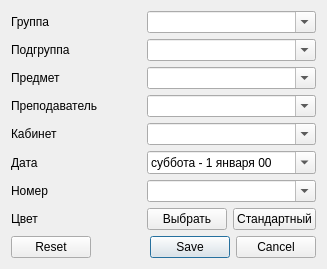
<?xml version="1.0" encoding="UTF-8"?>
<ui version="4.0">
 <class>EditStudyDialog</class>
 <widget class="QDialog" name="EditStudyDialog">
  <property name="geometry">
   <rect>
    <x>0</x>
    <y>0</y>
    <width>327</width>
    <height>248</height>
   </rect>
  </property>
  <property name="windowTitle">
   <string>Редактирование занятия</string>
  </property>
  <property name="locale">
   <locale language="Russian" country="RussianFederation"/>
  </property>
  <layout class="QGridLayout" name="gridLayout_2">
   <item row="0" column="0">
    <layout class="QVBoxLayout" name="verticalLayout">
     <item>
      <layout class="QGridLayout" name="gridLayout">
       <item row="8" column="0">
        <widget class="QLabel" name="label_8">
         <property name="text">
          <string>Цвет</string>
         </property>
        </widget>
       </item>
       <item row="4" column="2">
        <widget class="QComboBox" name="lecturerComboBox">
         <property name="editable">
          <bool>true</bool>
         </property>
         <property name="insertPolicy">
          <enum>QComboBox::NoInsert</enum>
         </property>
         <property name="sizeAdjustPolicy">
          <enum>QComboBox::AdjustToMinimumContentsLength</enum>
         </property>
        </widget>
       </item>
       <item row="1" column="0">
        <widget class="QLabel" name="label">
         <property name="text">
          <string>Группа</string>
         </property>
        </widget>
       </item>
       <item row="5" column="2">
        <widget class="QComboBox" name="cabinetComboBox">
         <property name="editable">
          <bool>true</bool>
         </property>
         <property name="insertPolicy">
          <enum>QComboBox::NoInsert</enum>
         </property>
         <property name="sizeAdjustPolicy">
          <enum>QComboBox::AdjustToMinimumContentsLength</enum>
         </property>
        </widget>
       </item>
       <item row="3" column="2">
        <widget class="QComboBox" name="subjectComboBox">
         <property name="editable">
          <bool>true</bool>
         </property>
         <property name="insertPolicy">
          <enum>QComboBox::NoInsert</enum>
         </property>
         <property name="sizeAdjustPolicy">
          <enum>QComboBox::AdjustToMinimumContentsLength</enum>
         </property>
        </widget>
       </item>
       <item row="1" column="2">
        <widget class="QComboBox" name="groupComboBox">
         <property name="editable">
          <bool>true</bool>
         </property>
         <property name="insertPolicy">
          <enum>QComboBox::NoInsert</enum>
         </property>
         <property name="sizeAdjustPolicy">
          <enum>QComboBox::AdjustToMinimumContentsLength</enum>
         </property>
        </widget>
       </item>
       <item row="7" column="2">
        <widget class="QComboBox" name="numberComboBox">
         <property name="editable">
          <bool>true</bool>
         </property>
         <property name="insertPolicy">
          <enum>QComboBox::NoInsert</enum>
         </property>
         <property name="sizeAdjustPolicy">
          <enum>QComboBox::AdjustToMinimumContentsLength</enum>
         </property>
        </widget>
       </item>
       <item row="5" column="0">
        <widget class="QLabel" name="label_4">
         <property name="text">
          <string>Кабинет</string>
         </property>
        </widget>
       </item>
       <item row="6" column="2">
        <widget class="QDateEdit" name="dateDateEdit">
         <property name="displayFormat">
          <string>dddd - d MMMM yy</string>
         </property>
         <property name="calendarPopup">
          <bool>true</bool>
         </property>
        </widget>
       </item>
       <item row="2" column="2">
        <widget class="QComboBox" name="subgroupComboBox">
         <property name="editable">
          <bool>true</bool>
         </property>
         <property name="insertPolicy">
          <enum>QComboBox::NoInsert</enum>
         </property>
         <property name="sizeAdjustPolicy">
          <enum>QComboBox::AdjustToMinimumContentsLength</enum>
         </property>
        </widget>
       </item>
       <item row="7" column="0">
        <widget class="QLabel" name="label_6">
         <property name="text">
          <string>Номер</string>
         </property>
        </widget>
       </item>
       <item row="3" column="0">
        <widget class="QLabel" name="label_2">
         <property name="text">
          <string>Предмет</string>
         </property>
        </widget>
       </item>
       <item row="2" column="0">
        <widget class="QLabel" name="label_7">
         <property name="text">
          <string>Подгруппа</string>
         </property>
        </widget>
       </item>
       <item row="6" column="0">
        <widget class="QLabel" name="label_5">
         <property name="text">
          <string>Дата</string>
         </property>
        </widget>
       </item>
       <item row="4" column="0">
        <widget class="QLabel" name="label_3">
         <property name="text">
          <string>Преподаватель</string>
         </property>
        </widget>
       </item>
       <item row="8" column="2">
        <layout class="QHBoxLayout" name="horizontalLayout">
         <item>
          <widget class="QPushButton" name="selectColorPushButton">
           <property name="text">
            <string>Выбрать</string>
           </property>
          </widget>
         </item>
         <item>
          <widget class="QPushButton" name="defaultColorPushButton">
           <property name="text">
            <string>Стандартный</string>
           </property>
          </widget>
         </item>
        </layout>
       </item>
      </layout>
     </item>
     <item>
      <widget class="QDialogButtonBox" name="buttonBox">
       <property name="standardButtons">
        <set>QDialogButtonBox::Cancel|QDialogButtonBox::Reset|QDialogButtonBox::Save</set>
       </property>
      </widget>
     </item>
    </layout>
   </item>
  </layout>
 </widget>
 <resources/>
 <connections/>
</ui>
